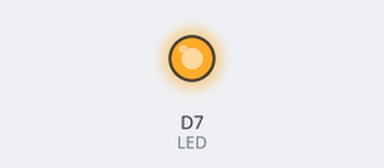
A sketch run on a simulated ESP8266 (NodeMCU). Parts: output pins drawn as LEDs (lit = HIGH).

Above: at 0.5 s.
At 74.0 s:
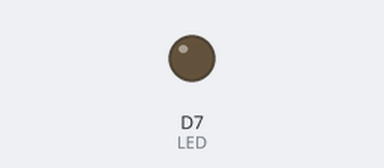
Timing chart, 0 to 78.0 s (numbered marks = the images above):
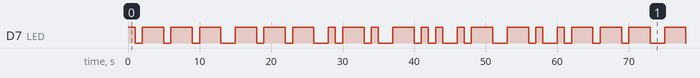

Measured:
- by itself, D7 (LED): moves between LOW and HIGH, repeating every 60.0 s
- by itself, everything shown: repeats every 60.0 s, in 34 steps

The sketch:

blinkName.ino
```cpp
int LED = D7;

void setup() {
    pinMode(LED, OUTPUT);
}

void loop() {
    //Letter 'J'
    digitalWrite(LED, HIGH);
    delay(1000);
    digitalWrite(LED, LOW);
    delay(1000);
    digitalWrite(LED, HIGH);
    delay(3000);
    digitalWrite(LED, LOW);
    delay(1000);
    digitalWrite(LED, HIGH);
    delay(3000);
    digitalWrite(LED, LOW);
    delay(1000);
    digitalWrite(LED, HIGH);
    delay(3000);
    digitalWrite(LED, LOW);
    delay(2000);
    //Letter 'O'
    digitalWrite(LED, HIGH);
    delay(3000);
    digitalWrite(LED, LOW);
    delay(1000);
    digitalWrite(LED, HIGH);
    delay(3000);
    digitalWrite(LED, LOW);
    delay(1000);
    digitalWrite(LED, HIGH);
    delay(3000);
    digitalWrite(LED, LOW);
    delay(2000);
    //Letter 'R'
    digitalWrite(LED, HIGH);
    delay(1000);
    digitalWrite(LED, LOW);
    delay(1000);
    digitalWrite(LED, HIGH);
    delay(3000);
    digitalWrite(LED, LOW);
    delay(1000);
    digitalWrite(LED, HIGH);
    delay(1000);
    digitalWrite(LED, LOW);
    delay(2000);
    //Letter 'D'
    digitalWrite(LED, HIGH);
    delay(3000);
    digitalWrite(LED, LOW);
    delay(1000);
    digitalWrite(LED, HIGH);
    delay(1000);
    digitalWrite(LED, LOW);
    delay(1000);
    digitalWrite(LED, HIGH);
    delay(1000);
    digitalWrite(LED, LOW);
    delay(2000);
    //Letter 'A'
    digitalWrite(LED, HIGH);
    delay(1000);
    digitalWrite(LED, LOW);
    delay(1000);
    digitalWrite(LED, HIGH);
    delay(3000);
    digitalWrite(LED, LOW);
    delay(2000);
    //Letter 'N'
    digitalWrite(LED, HIGH);
    delay(3000);
    digitalWrite(LED, LOW);
    delay(1000);
    digitalWrite(LED, HIGH);
    delay(1000);
    digitalWrite(LED, LOW);
    delay(2000);
}
```
